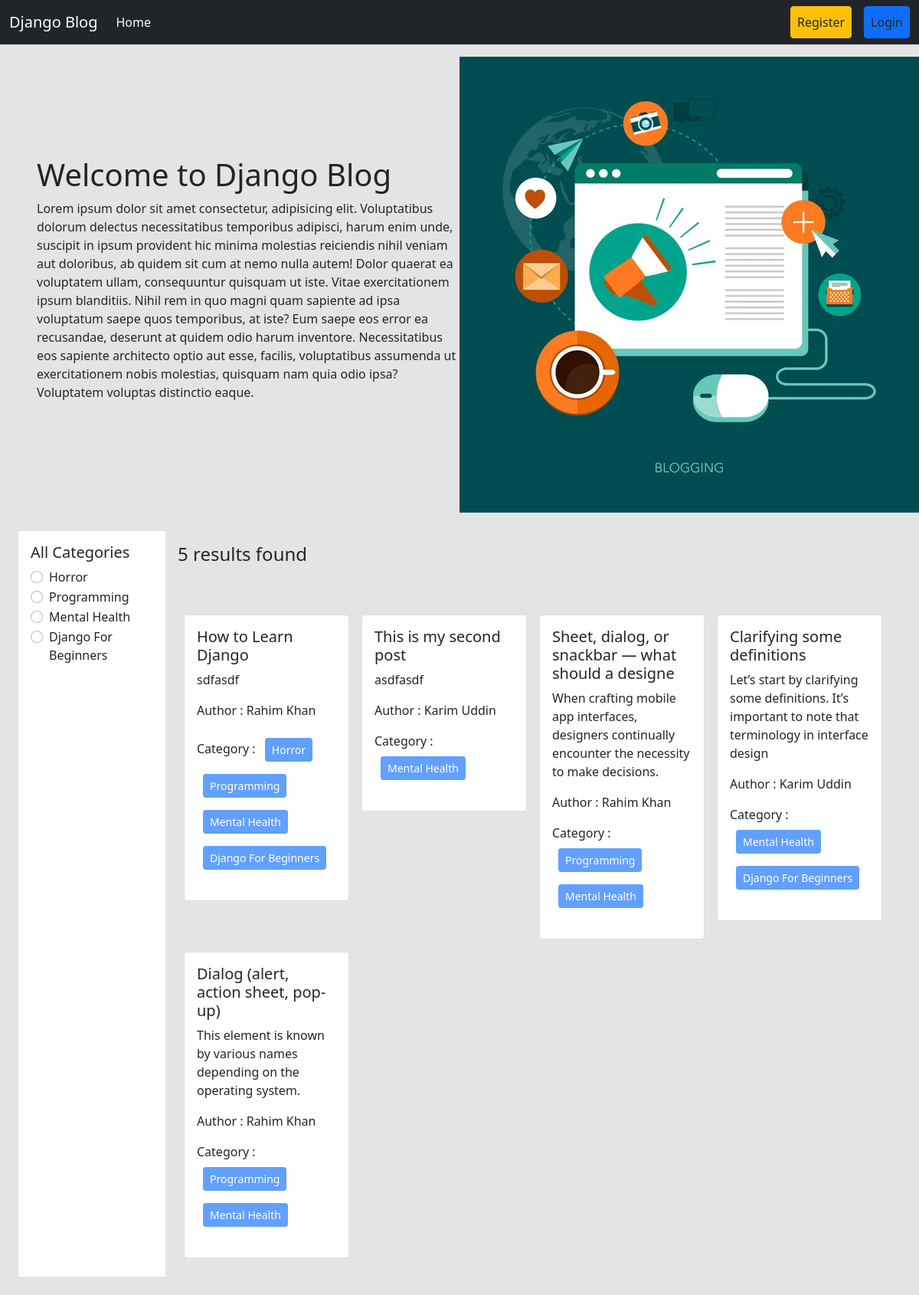
The page / on the database its author committed.
### categories/models.py (models this page shows, shortened)
class Category(models.Model):
    name = models.CharField(max_length=100)
    slug = models.SlugField(max_length=100,unique=True, null=True, blank=True)

### posts/models.py (models this page shows, shortened)
class Post(models.Model):
    title = models.CharField(max_length=50)
    content = models.TextField()
    category = models.ManyToManyField(Category) # ekta post multiple categorir moddhe thakte pare abar ekta categorir moddhe multiple post thakte pare
    author = models.ForeignKey(User, on_delete=models.CASCADE)

### blog_project/views.py (the view, shortened to what this page needs)
# urls.py: 2. Add a URL to urlpatterns:  path('', views.home, name='home')
def home(request, category_slug = None): # initially dhore nicchi je category_slug None thakbe karon hocche user first time home page e asle se normal page dekhbe, se filter korte chaile category te click korlei sei category er slug ta capture korbo ar seta tokhn ar None thakbe na
    data = Post.objects.all() # sob post gula ke niye aslam
    categories = Category.objects.all() # sob category dekhabo
    return render(request, 'home.html', {'data' : data, 'category' : categories})

### templates/home.html
{% extends 'base.html' %}
{% load static %}
{% block content %}
<div class="d-flex flex-wrap px-5 pt-3 align-items-center">
  <div class="col-6">
    <h1>Welcome to Django Blog</h1>
    <p>Lorem ipsum dolor sit amet consectetur, adipisicing elit. Voluptatibus dolorum delectus necessitatibus temporibus adipisci, harum enim unde, suscipit in ipsum provident hic minima molestias reiciendis nihil veniam aut doloribus, ab quidem sit cum at nemo nulla autem! Dolor quaerat ea voluptatem ullam, consequuntur quisquam ut iste. Vitae exercitationem ipsum blanditiis. Nihil rem in quo magni quam sapiente ad ipsa voluptatum saepe quos temporibus, at iste? Eum saepe eos error ea recusandae, deserunt at quidem odio harum inventore. Necessitatibus eos sapiente architecto optio aut esse, facilis, voluptatibus assumenda ut exercitationem nobis molestias, quisquam nam quia odio ipsa? Voluptatem voluptas distinctio eaque.</p>
  </div>
  <div class="col-6">
<img src="{% static 'header.jpg' %}" />
  </div>
</div>
<div class="d-flex flex-wrap p-4">
  <div class="col-2 bg-white p-3" >
    <h5>All Categories</h5>
    {% for cat in category %}
    <div class="form-check">
      <input
        class="form-check-input"
        type="radio"
        name="category"
        id="{{cat.id}}"
      />
      <label class="form-check-label" for="{{cat.id}}">
        <a href="{% url 'category_wise_post' cat.slug %}" class="text-decoration-none text-dark" >{{cat.name}}</a>
      </label>
    </div>
    {% endfor %}
  </div>
  <div class="col-10 p-3">
    <h4>{{data | length}} results found</h4>
    <div class="d-flex flex-wrap pt-5">
      {% for post in data %}
      <div class="col-sm-3">
        <div class="card m-2">
          <div class="card-body">
            <h5 class="card-title">{{post.title}}</h5>
            <p class="card-text">{{post.content}}</p>
            <p>Author : {{post.author.first_name}} {{post.author.last_name}}</p>
            <p>
              Category : {% for cat in post.category.all %}
              <button class="btn btn-primary btn-sm m-2" disabled>
                {{cat.name}}
              </button>
              {% endfor %}
            </p>
          </div>
        </div>
      </div>
      {% endfor %}
    </div>
  </div>
</div>
{% endblock %}

### templates/base.html (shortened to what this page needs)
<!DOCTYPE html>
<html lang="en">
  <head>
    <link
      href="https://cdn.jsdelivr.net/npm/bootstrap@5.0.2/dist/css/bootstrap.min.css"
      rel="stylesheet"
    />
  </head>
  <body style="background-color : #e4e4e4">
    <nav class="navbar navbar-expand-lg navbar-dark bg-dark">
      <div class="container-fluid">
        <a class="navbar-brand" href="{% url 'homepage' %}">Django Blog</a>
        <div class="collapse navbar-collapse" id="navbarSupportedContent">
          <ul class="navbar-nav me-auto mb-2 mb-lg-0">
            <li class="nav-item">
              <a
                class="nav-link active"
                aria-current="page"
                href="{% url 'homepage' %}"
                >Home</a
              >
            </li>
          </ul>
          <div class="d-flex">
            <ul class="navbar-nav me-auto mb-2 mb-lg-0">
              {% if request.user.is_authenticated %}
              <li class="nav-item mx-3">
                <a
                  class="nav-link btn btn-warning text-dark"
                  href="{% url 'profile' %}"
                  >Profile</a
                >
              </li>
              <li class="nav-item mx-3">
                <a
                  class="nav-link btn btn-danger text-dark"
                  href="{% url 'user_logout' %}"
                  >Logout</a
                >
              </li>
              {% else %}
              <li class="nav-item mx-3">
                <a
                  class="nav-link btn btn-warning text-dark"
                  href="{% url 'register' %}"
                  >Register</a
                >
              </li>
              <li class="nav-item">
                <a
                  class="nav-link btn btn-primary text-dark"
                  href="{% url 'user_login' %}"
                  >Login</a
                >
              </li>
              {% endif %}
            </ul>
          </div>
        </div>
      </div>
    </nav>
    {% block content %} {% endblock %}
  </body>
</html>

### rows shown on the page
Category: name "Horror"
Category: name "Programming"
Category: name "Mental Health"
Category: name "Django For Beginners"
Post: title "How to Learn Django", content "sdfasdf", author.first_name "Rahim", author.last_name "Khan"
Post: title "This is my second post", content "asdfasdf", author.first_name "Karim", author.last_name "Uddin"
Post: title "Sheet, dialog, or snackbar — what should a designe", content "When crafting mobile app interfaces, designers continually encounter the necessity to make decisions.", author.first_name "Rahim", author.last_name "Khan"
Post: title "Clarifying some definitions", content "Let’s start by clarifying some definitions. It’s important to note that terminology in interface design", author.first_name "Karim", author.last_name "Uddin"
Post: title "Dialog (alert, action sheet, pop-up)", content "This element is known by various names depending on the operating system.", author.first_name "Rahim", author.last_name "Khan"

### other values the page prints
{{ data | length }} "5"
